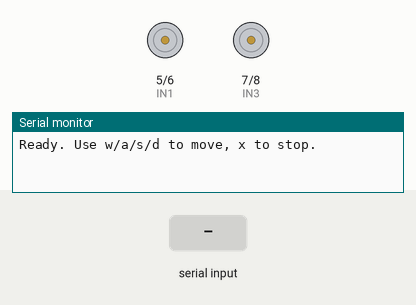
This sketch was run on a simulated Arduino Uno, built with avr-gcc and run on an emulated ATmega328P. Shown: motor-driver pin pairs drawn as motors (green arrow = first pin HIGH = forward, orange = second pin HIGH = backward, longer = more drive), the last lines printed to the serial monitor. The inputs (shaded band) are chosen by the test bench.

Above: at 1.2 s.
1.3 s: "w" received over Serial
At 2.5 s:
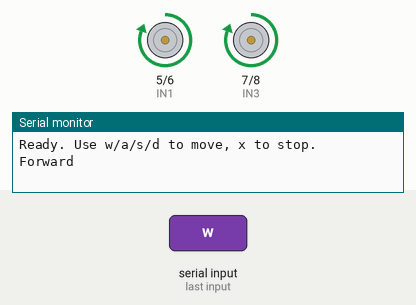
2.8 s: "s" received over Serial
At 3.7 s:
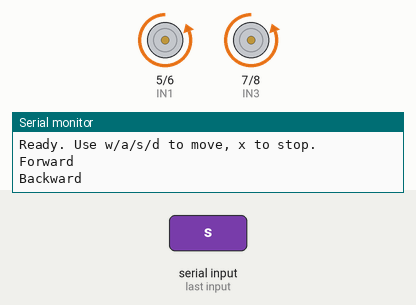
4.3 s: "a" received over Serial
At 4.8 s:
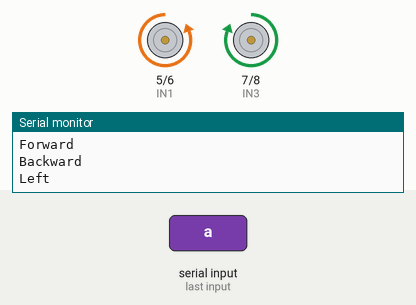
5.8 s: "d" received over Serial
At 7.0 s:
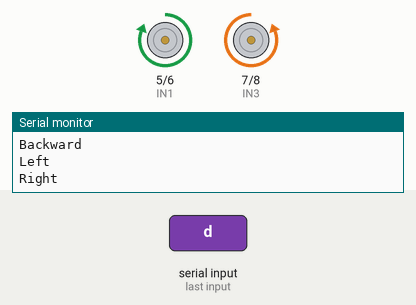
7.3 s: "W" received over Serial
At 8.3 s:
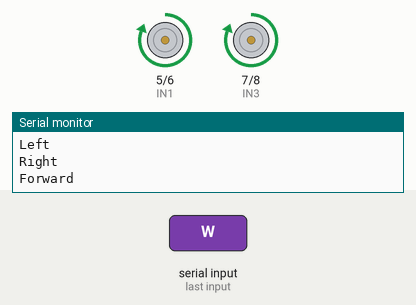
8.8 s: "S" received over Serial
At 9.4 s:
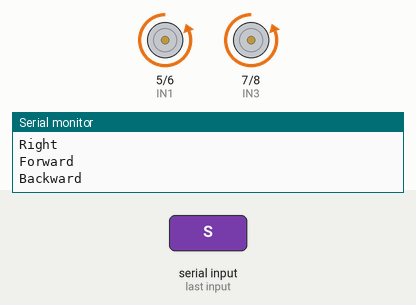
Timing chart, 0 to 11.3 s (numbered marks = the images above; inputs shaded):
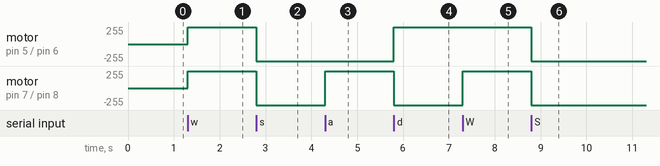

The sketch:

Car_Controll_Serial_Monitor.ino
```cpp
// LEFT motor pair (both left motors wired in parallel to Channel A)
#define IN1 5
#define IN2 6

// RIGHT motor pair (both right motors wired in parallel to Channel B)
#define IN3 7
#define IN4 8

void setup() {
  pinMode(IN1, OUTPUT);
  pinMode(IN2, OUTPUT);
  pinMode(IN3, OUTPUT);
  pinMode(IN4, OUTPUT);

  Serial.begin(9600);
  Serial.println("Ready. Use w/a/s/d to move, x to stop.");
  stopMotors();
}

void loop() {
  if (Serial.available() > 0) {
    char cmd = Serial.read();

    switch (cmd) {
      case 'w': case 'W':
        moveForward();
        Serial.println("Forward");
        break;

      case 's': case 'S':
        moveBackward();
        Serial.println("Backward");
        break;

      case 'a': case 'A':
        turnLeft();
        Serial.println("Left");
        break;

      case 'd': case 'D':
        turnRight();
        Serial.println("Right");
        break;

      case 'x': case 'X':
        stopMotors();
        Serial.println("Stop");
        break;
    }
  }
}

// ---- Motion Functions ----

void moveForward() {
  digitalWrite(IN1, HIGH);
  digitalWrite(IN2, LOW);
  digitalWrite(IN3, HIGH);
  digitalWrite(IN4, LOW);
}

void moveBackward() {
  digitalWrite(IN1, LOW);
  digitalWrite(IN2, HIGH);
  digitalWrite(IN3, LOW);
  digitalWrite(IN4, HIGH);
}

void turnLeft() {
  // Left side backward, Right side forward -> pivot left
  digitalWrite(IN1, LOW);
  digitalWrite(IN2, HIGH);
  digitalWrite(IN3, HIGH);
  digitalWrite(IN4, LOW);
}

void turnRight() {
  // Right side backward, Left side forward -> pivot right
  digitalWrite(IN1, HIGH);
  digitalWrite(IN2, LOW);
  digitalWrite(IN3, LOW);
  digitalWrite(IN4, HIGH);
}

void stopMotors() {
  digitalWrite(IN1, LOW);
  digitalWrite(IN2, LOW);
  digitalWrite(IN3, LOW);
  digitalWrite(IN4, LOW);
}
```

Measured:
- after the input at 1.3 s, motor on pin 5 (IN1) / pin 6 (IN2), motor on pin 7 (IN3) / pin 8 (IN4): stopped → forward 255/255 at once
- after the input at 2.8 s, motor on pin 5 (IN1) / pin 6 (IN2), motor on pin 7 (IN3) / pin 8 (IN4): forward 255/255 → backward 255/255 at once
- after the input at 4.3 s, motor on pin 7 (IN3) / pin 8 (IN4): backward 255/255 → forward 255/255 at once
- after the input at 5.8 s, motor on pin 5 (IN1) / pin 6 (IN2): backward 255/255 → forward 255/255 at once; motor on pin 7 (IN3) / pin 8 (IN4): forward 255/255 → backward 255/255 at once
- after the input at 7.3 s, motor on pin 7 (IN3) / pin 8 (IN4): backward 255/255 → forward 255/255 at once
- after the input at 8.8 s, motor on pin 5 (IN1) / pin 6 (IN2), motor on pin 7 (IN3) / pin 8 (IN4): forward 255/255 → backward 255/255 at once
